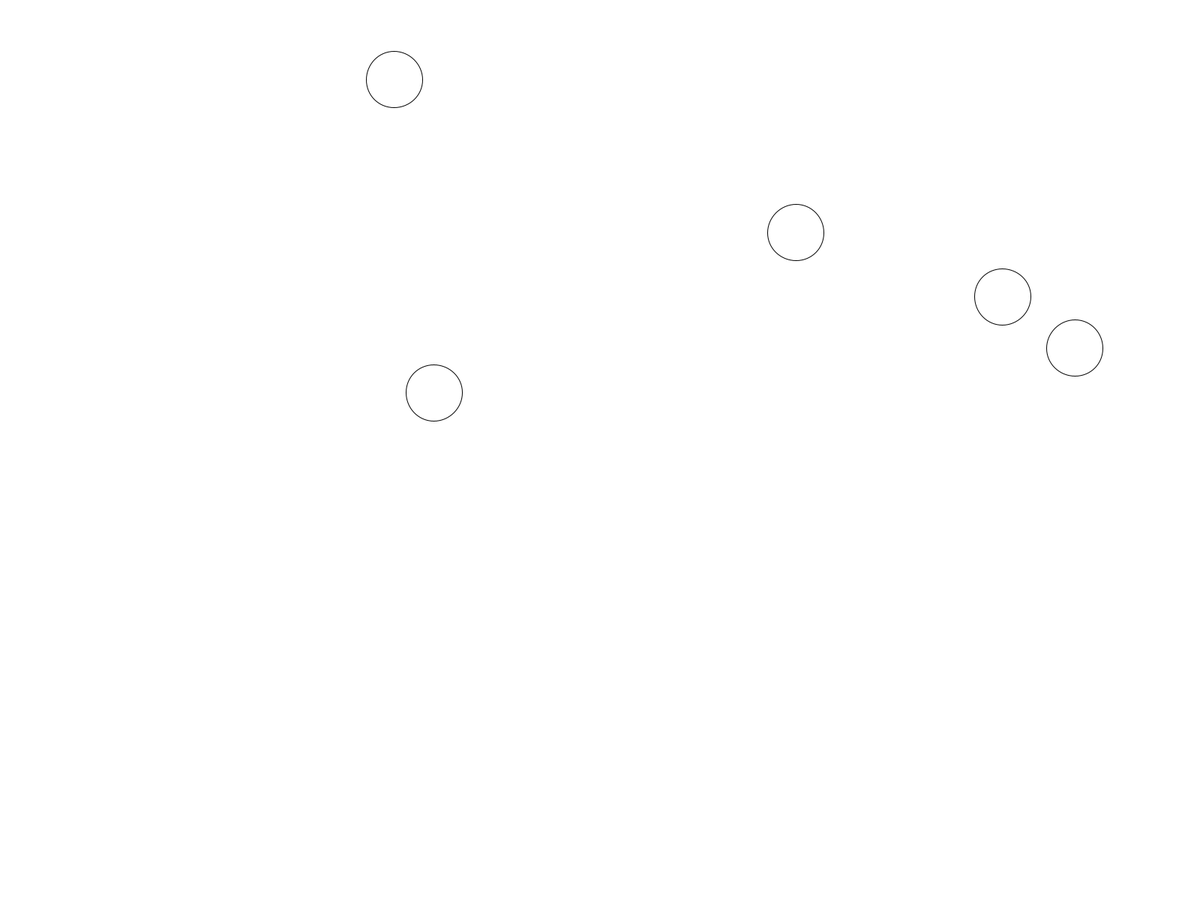
Frame 1 (no input)
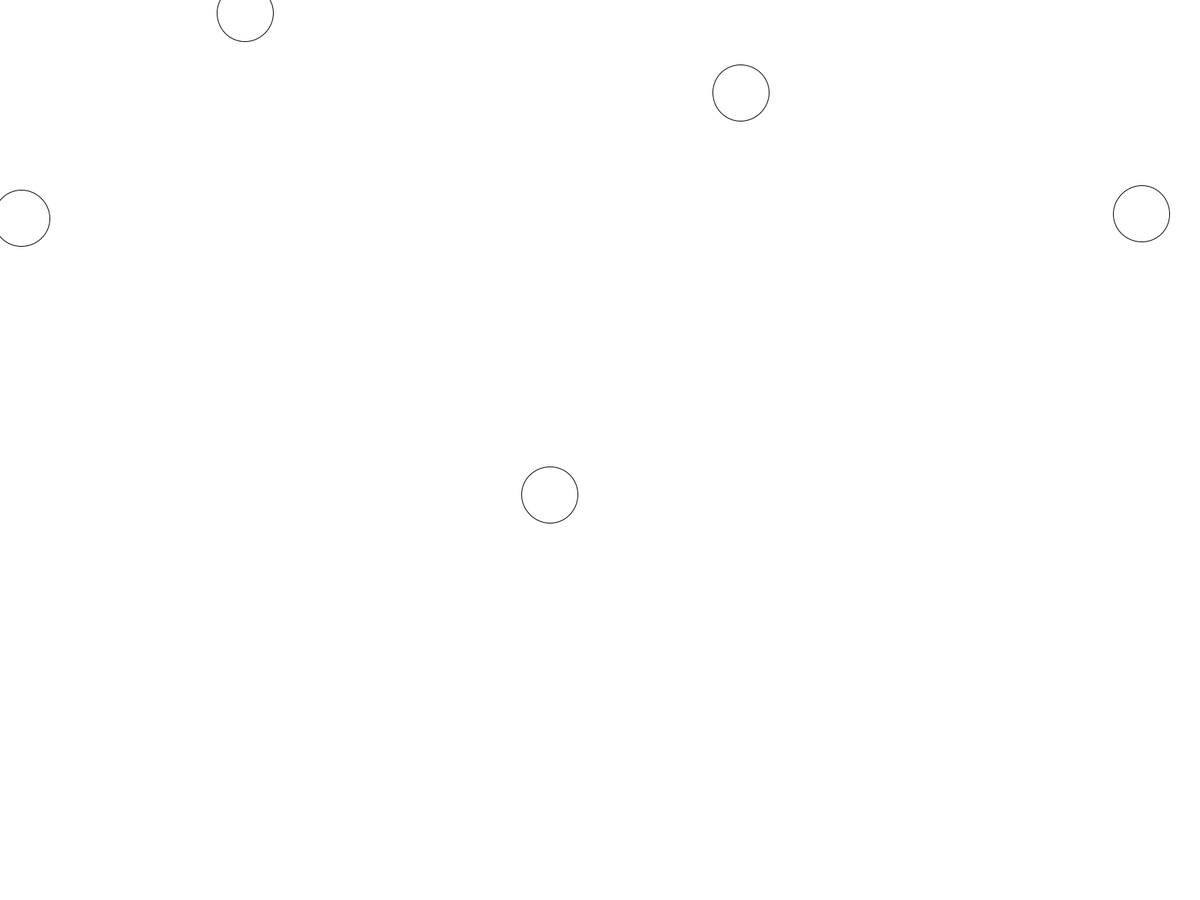
Frame 60 (the mouse pressed at the canvas centre just before this capture)
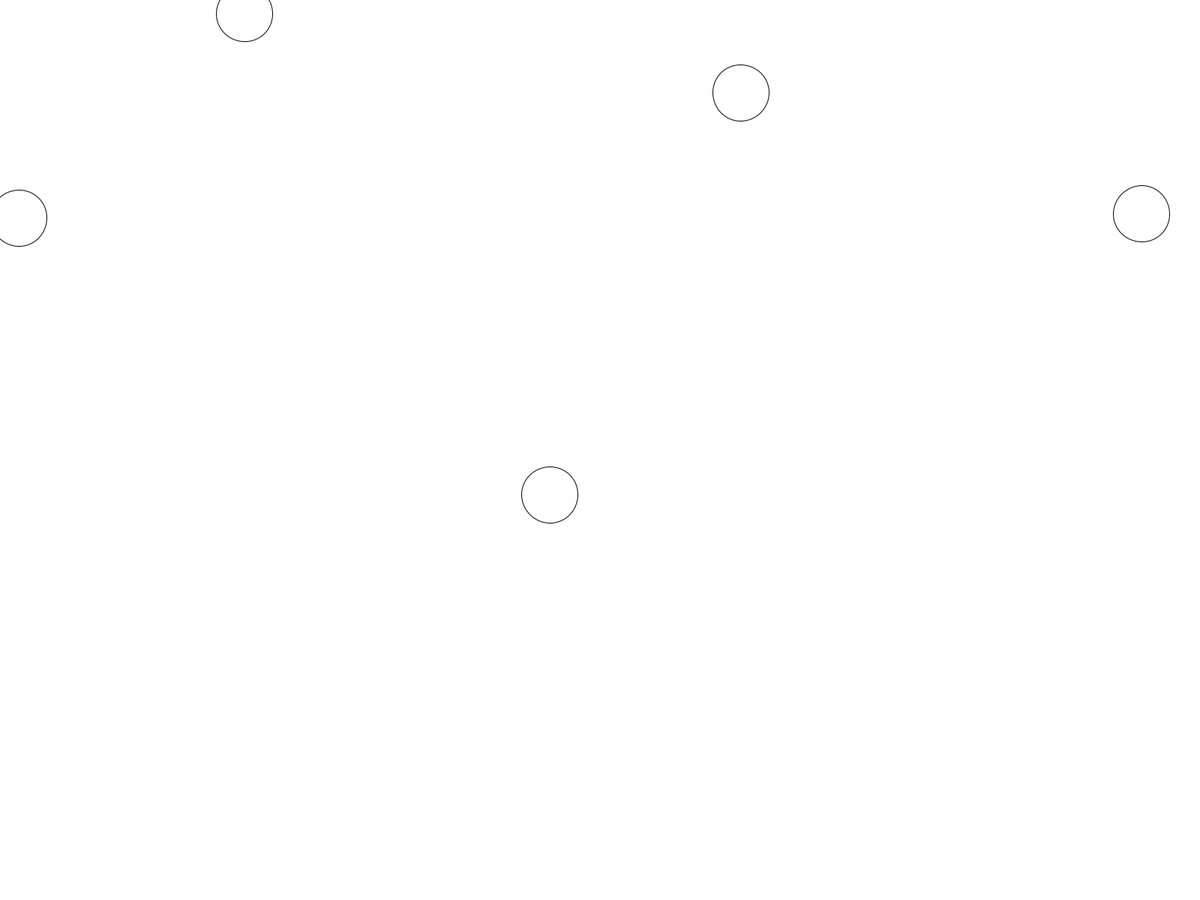
Frame 120 (the mouse held since frame 60 and released just before this capture)

The Processing sketch that drew these frames (run headless with seeded random() and noise(); from frame 60 on, the mouse is pressed at the canvas centre):

// Processing sketch: Clay_Mechanics_Multiple_Behaviors_Basic
// ── Clay_Mechanics_Multiple_Behaviors_Basic.pde
/**
 * Clay Mechanics Simulator
 *
 * Simulator for experimenting with the graphical and interaction mechanics for Clay. 
 */
 
import java.util.ArrayList;
 
class Behavior {
  // Spring drawing constants for top bar
  boolean touched = false;   // If mouse over
  boolean move = false;   // If mouse down and over
  
  // Spring simulation constants
  float xDestination = 150;   // Rest position (in X dimension)
  float yDestination = 150;   // Rest position (in Y dimension)
  
  // Spring simulation variables (x dimension)
  float xPosition = xDestination;    // Position
  float xVelocity = 0.0;  // Velocity
  float xAcceleration = 0;    // Acceleration
  float xForce = 0;     // Force
  
  // Spring simulation variables (y dimension)
  float yPosition = yDestination;    // Position
  float yVelocity = 0.0;  // Velocity
  float yAcceleration = 0;    // Acceleration
  float yForce = 0;     // Force
}

ArrayList<Behavior> behaviors = new ArrayList<Behavior> ();

// Spring simulation constants
float M = 2.98;   // Mass
float K = 0.2;   // Spring constant
float D = 0.82;  // Damping

void setup() {
  //size(640, 360);
  fullScreen();
  rectMode(CORNERS);
  noStroke();
  
  for (int i = 0; i < 5; i++) {
    Behavior behavior = new Behavior ();
    behavior.xPosition = random (0, width);
    behavior.yPosition = random (0, height);
    behavior.xDestination = random (0, width);
    behavior.yDestination = random (0, height);
    behaviors.add(behavior);
  }
}

void draw() {
  background(255);
  updatePosition();
  drawCircle();
  //behavior.xDestination = mouseX; // Update rest position (in X dimension)
  //behavior.yDestination = mouseY; // Update rest position (in Y dimension)
}

void drawCircle() {
  
  for (Behavior behavior : behaviors) {
    // Set color and draw top bar
    if(behavior.touched || behavior.move) {
      stroke(0.2);
      fill(204);
    } else { 
      stroke(0.2);
      fill(255);
    }
    
    // Draw circle
    ellipse (behavior.xPosition, behavior.yPosition, 75, 75);
  }
  
}

void updatePosition () {
  
  for (Behavior behavior : behaviors) {
    // Update the spring position
    double distance = Math.sqrt (Math.pow (behavior.xDestination - behavior.xPosition, 2) + Math.pow(behavior.xDestination - behavior.xPosition, 2)); // Determine distance to the calculated resting point
    if (distance >= 0.1) { // Set move to true as long as the node is not at its specified rest position (i.e., the x,y point at which mouse was release)
      
      // Update X position
      behavior.xForce = -K * (behavior.xPosition - behavior.xDestination);    // f=-ky
      behavior.xAcceleration = behavior.xForce / M;           // Set the acceleration, f=ma == a=f/m
      behavior.xVelocity = D * (behavior.xVelocity + behavior.xAcceleration);   // Set the velocity
      behavior.xPosition = behavior.xPosition + behavior.xVelocity;         // Updated position
      
      // Update Y coordinate
      behavior.yForce = -K * (behavior.yPosition - behavior.yDestination);    // f=-ky
      behavior.yAcceleration = behavior.yForce / M;           // Set the acceleration, f=ma == a=f/m
      behavior.yVelocity = D * (behavior.yVelocity + behavior.yAcceleration);   // Set the velocity
      behavior.yPosition = behavior.yPosition + behavior.yVelocity;         // Updated position
      
    }
    if(abs(behavior.xVelocity) < 0.1) {
      behavior.xVelocity = 0.0;
    }
    if(abs(behavior.yVelocity) < 0.1) {
      behavior.yVelocity = 0.0;
    }
    
    
  
    // Test if mouse is over the circle
    if(mouseX > (behavior.xPosition - (75.0 / 2)) && mouseX < (behavior.xPosition + (75.0 / 2)) && mouseY > (behavior.yPosition - (75.0 / 2)) && mouseY < (behavior.yPosition + (75.0 / 2))) {
      behavior.touched = true;
    } else {
      behavior.touched = false;
    }
    
    // Update the current target resting position
    if (behavior.move) {
      behavior.xDestination = mouseX; // Update rest position (in X dimension)
      behavior.yDestination = mouseY; // Update rest position (in Y dimension)
    }
  }
}

void mousePressed() {
  for (Behavior behavior : behaviors) {
    if(behavior.touched) {
      behavior.move = true;
    }
  }
}

void mouseReleased() {
  for (Behavior behavior : behaviors) {
    if (behavior.move) {
      // Set the final resting position for the circle
      behavior.xDestination = mouseX; // Update rest position (in X dimension)
      behavior.yDestination = mouseY; // Update rest position (in Y dimension)
    }
    behavior.move = false;
  }
}
